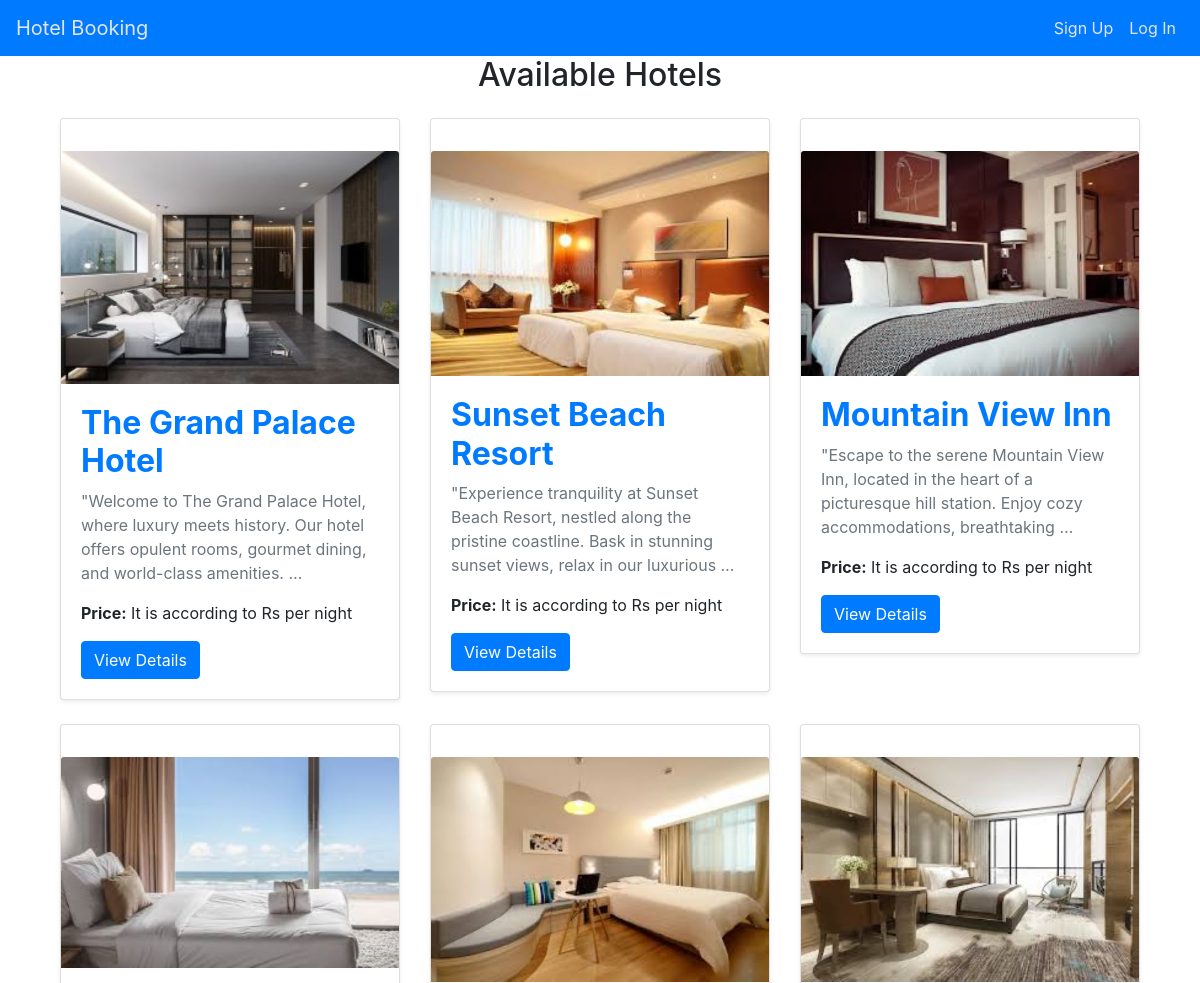
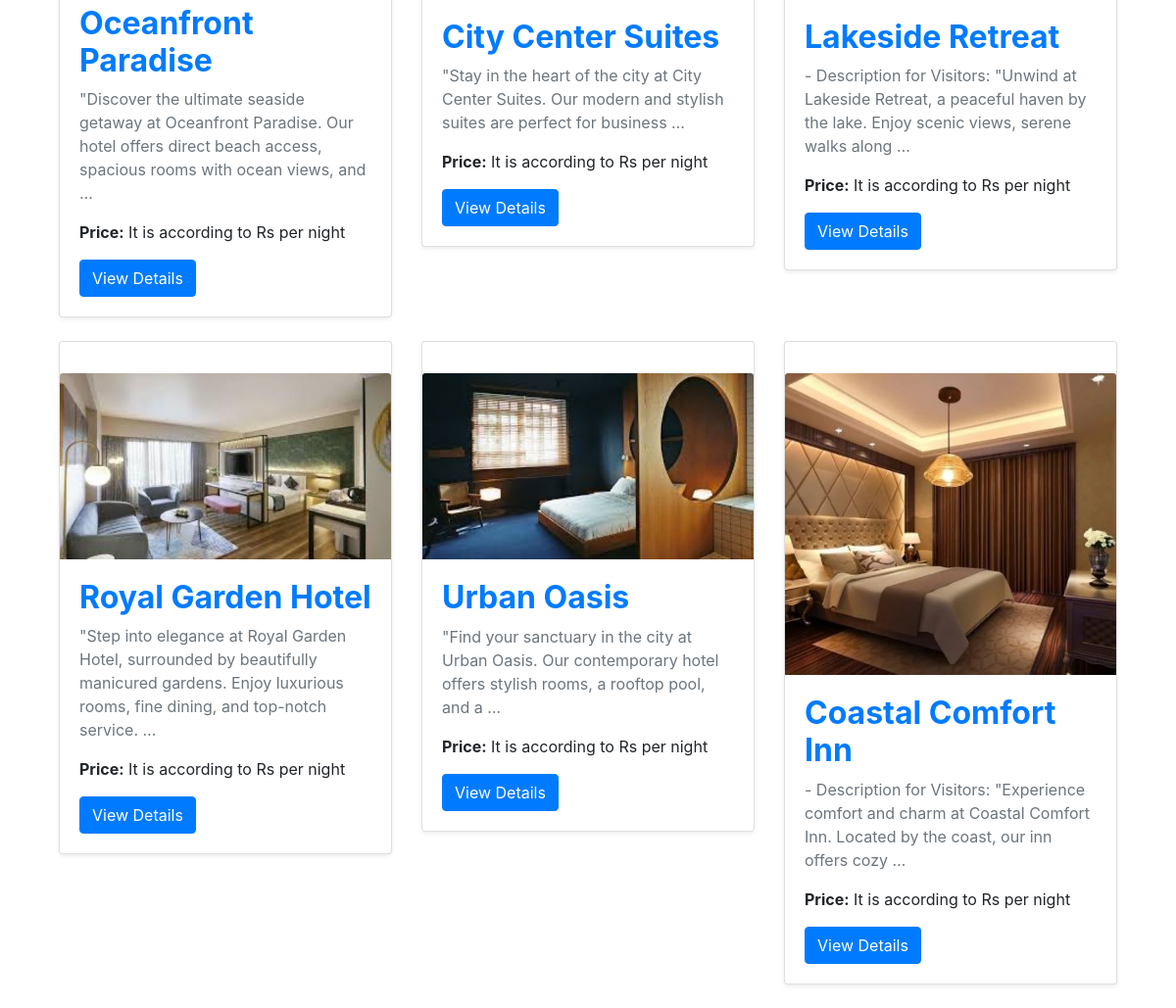
Screenshot of /hotels/ with the database file from the repository (2 pictures, top to bottom).
### hotels/models.py (models this page shows, shortened)
class Hotel(models.Model):
    name = models.CharField(max_length=100)
    description = models.TextField()
    location = models.CharField(max_length=200)
    image = models.ImageField(upload_to='hotel_images/', blank=True, null=True)

### hotels/views.py (the view)
# urls.py: path('', hotel_list, name='hotel_list'),
def hotel_list(request):
    hotels = Hotel.objects.all()
    return render(request, 'hotel_list.html', {'hotels': hotels})

### hotels/templates/hotel_list.html (shortened to what this page needs)
{% extends 'base.html' %}
{% block content %}
<div class="container">
    <h2 class="text-center mb-4">Available Hotels</h2>
    <div class="row">
        {% for hotel in hotels %}
        <div class="col-md-4">
            <div class="card mb-4 shadow-sm">
                <img src="{{ hotel.image.url }}" class="card-img-top" alt="{{ hotel.name }}">
                <div class="card-body">
                    <h2 class="card-title mb-2 text-primary font-weight-bold">{{ hotel.name }}</h2>
                    <p class="card-text text-muted">{{ hotel.description|truncatewords:20 }}</p>
                    <p class="card-text"><strong>Price:</strong> It is according to Rs per night</p>
                    <a href="{% url 'hotel_detail' hotel.id %}" class="btn btn-primary">View Details</a>
                </div>
            </div>
        </div>
        {% endfor %}
    </div>
</div>
{% endblock %}

### hotels/templates/base.html (shortened to what this page needs)
<!DOCTYPE html>
<html lang="en">
<head>
    <link href="https://stackpath.bootstrapcdn.com/bootstrap/4.5.2/css/bootstrap.min.css" rel="stylesheet">
</head>
<body>
    <nav class="navbar navbar-expand-md navbar-custom fixed-top">
        <a class="navbar-brand" href="{% url 'hotel_list' %}">Hotel Booking</a>
        <div class="collapse navbar-collapse" id="navbarNav">
            <ul class="navbar-nav ml-auto">
                {% if request.session.username %}
                    <li class="nav-item">
                        <a class="nav-link" href="{% url 'hotel_list' %}">Home</a>
                    </li>
                    <li class="nav-item">
                        <a class="nav-link" href="{% url 'profile' %}">Profile</a>
                    </li>
                    <li class="nav-item">
                        <a class="nav-link" href="{% url 'logout' %}">Log Out</a>
                    </li>
                {% else %}
                    <li class="nav-item">
                        <a class="nav-link" href="{% url 'signup' %}">Sign Up</a>
                    </li>
                    <li class="nav-item">
                        <a class="nav-link" href="{% url 'login' %}">Log In</a>
                    </li>
                {% endif %}
            </ul>
        </div>
    </nav>
    <main class="container">
        {% block content %}
        {% endblock %}
    </main>
</body>
</html>

### hotels/templates/base.html (style rules this page uses)
body { padding-top: 56px; }
.navbar-custom { background-color: #007bff; }
.navbar-custom .navbar-brand, .navbar-custom .nav-link { color: rgb(229, 228, 231); }

### rows the page displays
Hotel: image (picture), name "The Grand Palace Hotel", description "\"Welcome to The Grand Palace Hotel, where luxury meets history. Our hotel offers opulent rooms, gourmet dining, and world-class amenities. …"
Hotel: image (picture), name "Sunset Beach Resort", description "\"Experience tranquility at Sunset Beach Resort, nestled along the pristine coastline. Bask in stunning sunset views, relax in our luxurious …"
Hotel: image (picture), name "Mountain View Inn", description "\"Escape to the serene Mountain View Inn, located in the heart of a picturesque hill station. Enjoy cozy accommodations, breathtaking …"
Hotel: image (picture), name "Oceanfront Paradise", description "\"Discover the ultimate seaside getaway at Oceanfront Paradise. Our hotel offers direct beach access, spacious rooms with ocean views, and …"
Hotel: image (picture), name "City Center Suites", description "\"Stay in the heart of the city at City Center Suites. Our modern and stylish suites are perfect for business …"
Hotel: image (picture), name "Lakeside Retreat", description "- Description for Visitors: \"Unwind at Lakeside Retreat, a peaceful haven by the lake. Enjoy scenic views, serene walks along …"
Hotel: image (picture), name "Royal Garden Hotel", description "\"Step into elegance at Royal Garden Hotel, surrounded by beautifully manicured gardens. Enjoy luxurious rooms, fine dining, and top-notch service. …"
Hotel: image (picture), name "Urban Oasis", description "\"Find your sanctuary in the city at Urban Oasis. Our contemporary hotel offers stylish rooms, a rooftop pool, and a …"
Hotel: image (picture), name "Coastal Comfort Inn", description "- Description for Visitors: \"Experience comfort and charm at Coastal Comfort Inn. Located by the coast, our inn offers cozy …"
